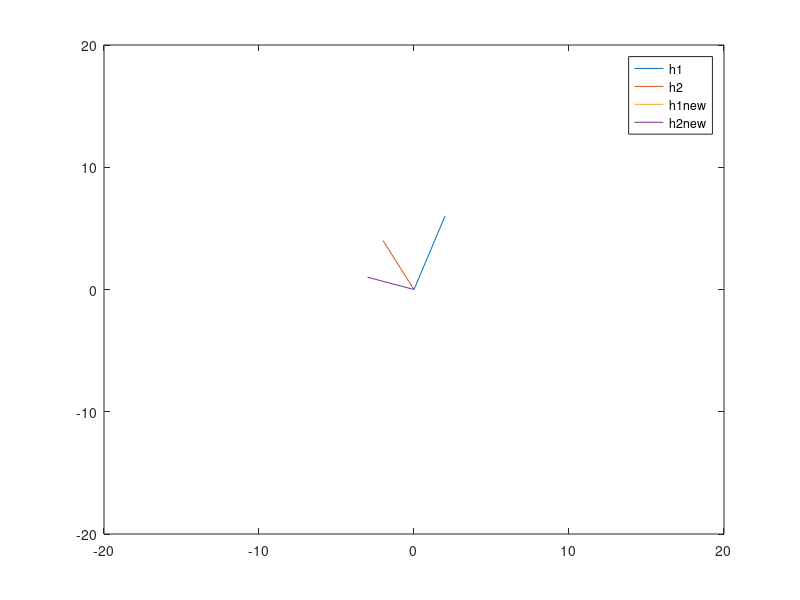

This figure's MATLAB source:
clear
clc

h1 = [2; 6];
h2 = [-2; 4];
lambda1 = 10;
lambda2 = 0;
I = [1 0; 0 1];
variance = 1;

matrix = I + lambda1/variance*h1*transpose(h1) + lambda2/variance*h2*transpose(h2);
inverse_matrix = inv(matrix);

h1_new = inverse_matrix*h1/norm(inverse_matrix)
h2_new = inverse_matrix*h2/norm(inverse_matrix)
plot([0 h1(1)], [0 h1(2)]);
hold on
plot([0 h2(1)], [0 h2(2)]);
hold on
plot([0 h1_new(1)], [0 h1_new(2)]);
hold on
plot([0 h2_new(1)], [0 h2_new(2)]);
legend('h1', 'h2', 'h1new', 'h2new');
hold on
xlim([-20 20]);
ylim([-20 20]);
transpose(h1)*h2_new